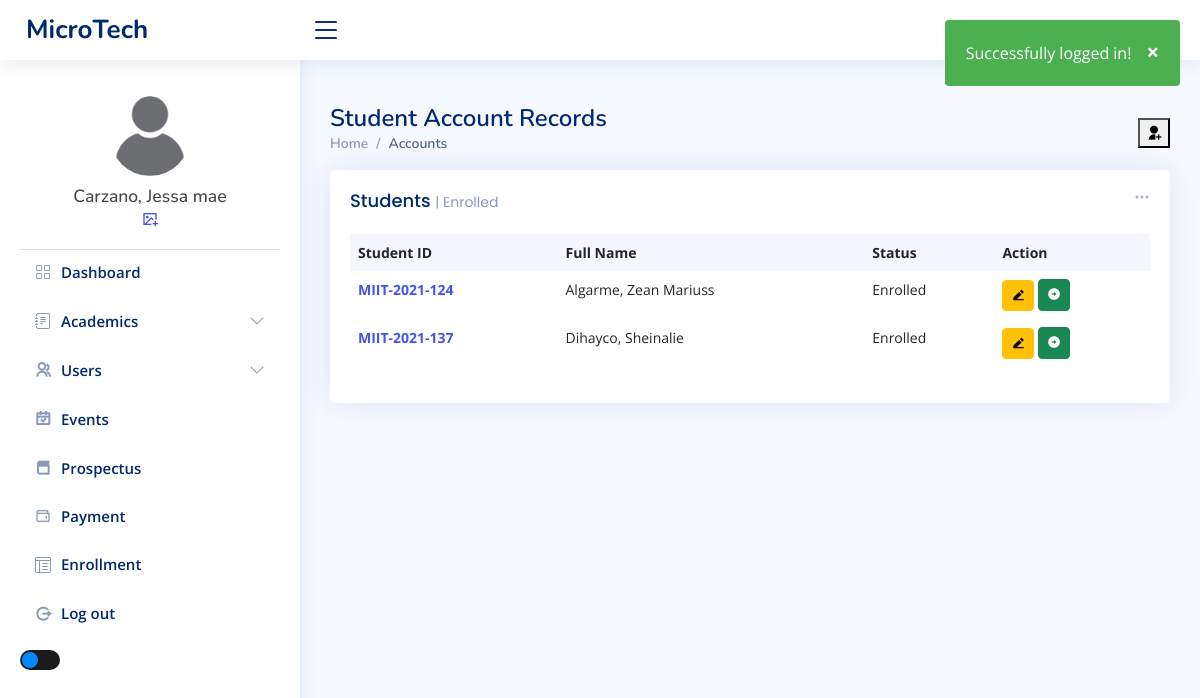
Page /admin/user-student.php (signed in) on the earlier database version.
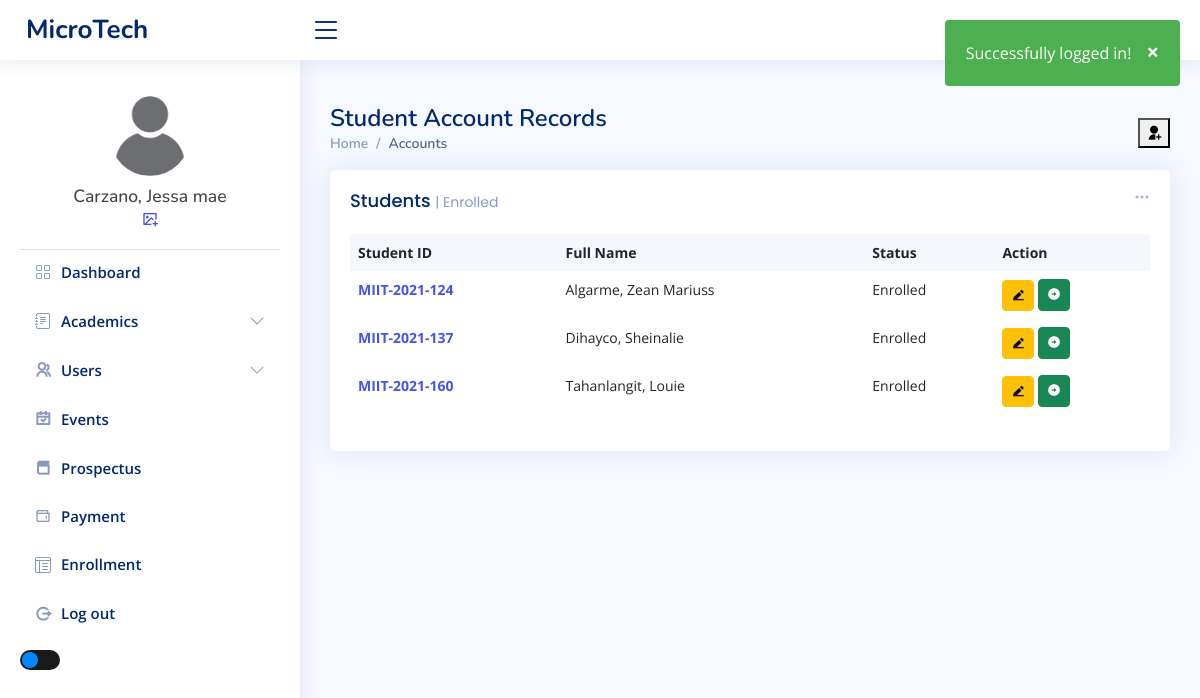
Same page on the later database version.
### tables this page shows
CREATE TABLE `tbl_students` (
  `user_id` int(11) NOT NULL,
  `user_name` varchar(50) NOT NULL,
  `lname` varchar(50) NOT NULL,
  `fname` varchar(50) NOT NULL,
  `middleInitial` varchar(10) NOT NULL,
  `Suffix` varchar(15) NOT NULL,
  `course` varchar(50) NOT NULL,
  `year` int(10) NOT NULL,
  `contact` varchar(20) NOT NULL,
  `gender` varchar(10) NOT NULL,
  `bdate` varchar(50) NOT NULL,
  `pob` text NOT NULL,
  `email` varchar(50) NOT NULL,
  `major` varchar(50) NOT NULL,
  `nationality` varchar(20) NOT NULL,
  `civilStatus` varchar(20) NOT NULL,
  `religion` varchar(20) NOT NULL,
  `modality` varchar(20) NOT NULL,
  `fb` varchar(30) NOT NULL,
  `curAddress` varchar(200) NOT NULL,
  `cityAdd` varchar(200) NOT NULL,
  `zipcode` varchar(30) NOT NULL,
  `fatherName` varchar(50) NOT NULL,
  `fwork` varchar(50) NOT NULL,
  `motherName` varchar(50) NOT NULL,
  `mwork` varchar(50) NOT NULL,
  `primarySchool` varchar(100) NOT NULL,
  `primaryAddress` text NOT NULL,
  `primaryCompleted` varchar(30) NOT NULL,
  `entermediateSchool` varchar(100) NOT NULL,
  `entermediateAddress` text NOT NULL,
  `entermediateCompleted` varchar(30) NOT NULL,
  `hsSchool` varchar(100) NOT NULL,
  `hsAddress` text NOT NULL,
  `hsCompleted` varchar(30) NOT NULL,
  `shSchool` varchar(100) NOT NULL,
  `shAddress` text NOT NULL,
  `shCompleted` varchar(30) NOT NULL,
  `collegeSchool` varchar(100) NOT NULL,
  `collegeAddress` text NOT NULL,
  `collegeCompleted` varchar(30) NOT NULL,
  `user_image` varchar(50) NOT NULL,
  `user_role` varchar(50) NOT NULL,
  `user_pass` varchar(50) NOT NULL,
  `semester` int(11) NOT NULL,
  `status` varchar(20) NOT NULL
);

### admin/user-student.php (the view, shortened to what this page needs)
<?php include_once "../templates/header.php" ?>;
<main id="main" class="main">
    <div class="pagetitle">
        <h1>Student Account Records</h1>
        <button type="button" class="ri-user-add-fill tablebutton" data-bs-toggle="modal" data-bs-target="#insertStudent">
        </button>
        <nav>
            <ol class="breadcrumb">
                <li class="breadcrumb-item"><a href="index.php">Home</a></li>
                <li class="breadcrumb-item active">Accounts</li>
            </ol>
        </nav>
    </div>
    <section class="section dashboard">
        <div class="col-12">
            <div class="card recent-sales overflow-auto">
                <div class="filter">
                    <a class="icon" href="#" data-bs-toggle="dropdown"><i class="bi bi-three-dots"></i></a>
                </div>
                <div class="card-body">
                    <h5 class="card-title">Students <span>| Enrolled</span></h5>
                    <table class="table table-borderless datatable">
                        <thead>
                            <tr>
                                <th scope="col">Student ID</th>
                                <th scope="col">Full Name</th>
                                <th scope="col">Status</th>
                                <th scope="col">Action</th>
                            </tr>
                        </thead>
                        <tbody>
                            <?php
                            $database = new Connection();
                            $db = $database->open();
                            try {
                                $sql = 'SELECT * FROM tbl_students ORDER BY lname ASC';
                                foreach ($db->query($sql) as $row) {
                            ?>
                                    <tr>
                                        <th scope="row" style="font-size:bold;"><a href=""><?php echo $row["user_name"] ?></a></th>
                                        <td><?php echo $row["lname"] ?>, <?php echo $row["fname"] ?></td>
                                        <td><?php echo $row["status"] ?></td>
                                        <td>
                                            <?php if (empty($row['user_id'])) { ?>
                                                <button type="button" class="btn btn-sm btn-primary ri-add-box-fill" data-bs-toggle="modal" data-bs-target="#insertInitial<?php echo htmlspecialchars($row['user_id']); ?>"></button>
                                            <?php } else { ?>
                                                <button type="button" class="btn btn-sm btn-warning ri-edit-2-fill" data-bs-toggle="modal" data-bs-target="#editStudent<?php echo htmlspecialchars($row['user_id']); ?>"></button>
                                            <?php } ?>
                                            <form action="student_profile.php" method="post" style="display:inline;">
                                                <button type="submit" class="btn btn-sm btn-success" name="submit">
                                                    <i class="ri-arrow-right-circle-fill"></i>
                                                </button>
                                            </form>
                                        </td>
                                    </tr>
                            <?php
                                }
                            } catch (PDOException $e) {
                                echo "There is some problem in connection: " . $e->getMessage();
                            }
                            ?>
                        </tbody>
                    </table>
                </div>
            </div>
        </div>
    </section>
</main>
<?php include_once "../templates/footer.php" ?>;

Differences in the rows shown:
added tbl_students: user_name "MIIT-2021-160", lname "Tahanlangit", fname "Louie", status "Enrolled"
